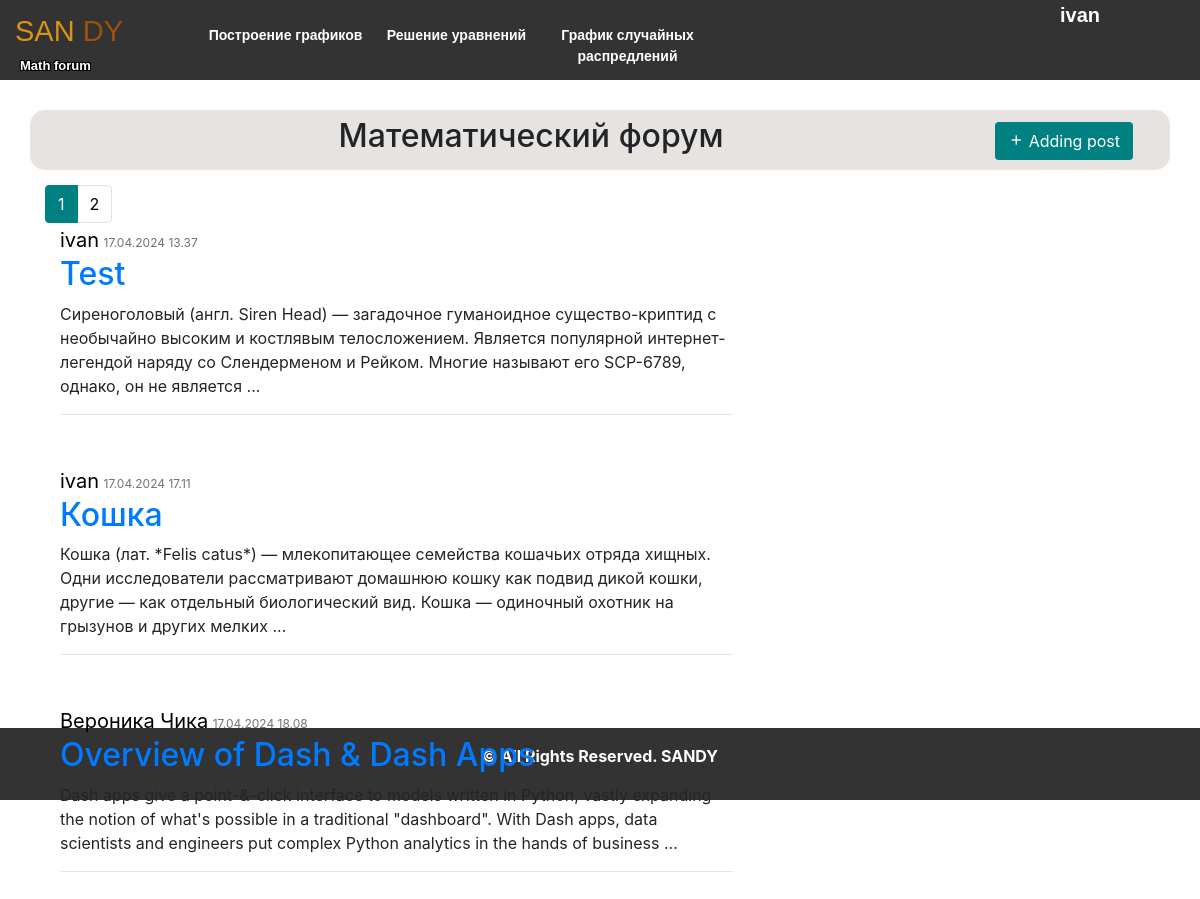
The page /forum (signed in) on the database its author committed.
### data/users.py (models this page shows, shortened)
class User(SqlAlchemyBase, UserMixin, SerializerMixin):
    __tablename__ = 'users'
    id = sqlalchemy.Column(sqlalchemy.Integer, primary_key=True, autoincrement=True)
    username = sqlalchemy.Column(sqlalchemy.String, nullable=True)
    email = sqlalchemy.Column(sqlalchemy.String, index=True, unique=True, nullable=True)
    hashed_password = sqlalchemy.Column(sqlalchemy.String, nullable=True)
    post = orm.relationship("Post", back_populates='user')

### data/post.py (models this page shows, shortened)
class Post(SqlAlchemyBase, SerializerMixin):
    __tablename__ = 'posts'
    id = sqlalchemy.Column(sqlalchemy.Integer, primary_key=True, autoincrement=True)
    team_leader = sqlalchemy.Column(sqlalchemy.Integer, sqlalchemy.ForeignKey("users.id"))
    user = orm.relationship('User')
    title = sqlalchemy.Column(sqlalchemy.String, nullable=True)
    posts = sqlalchemy.Column(sqlalchemy.String, nullable=True)
    views = sqlalchemy.Column(sqlalchemy.Integer, default=0)
    image_post = sqlalchemy.Column(sqlalchemy.String(50), nullable=False, default='default.jpg')
    start_date = sqlalchemy.Column(sqlalchemy.DateTime, default=datetime.datetime.now)

### main.py (the view)
@app.route("/", methods=['GET', 'POST'])
@app.route("/forum", methods=['GET', 'POST'])
def forum():
    session = db_session.create_session()
    posts = session.query(Post).all()
    if posts:
        page = request.args.get('page', 1, type=int)  # Получаем номер текущей страницы из параметров запроса
        per_page = 3  # Количество постов на одной странице
        total_posts = len(posts)  # Общее количество постов
        start_index = (page - 1) * per_page
        end_index = min(start_index + per_page, total_posts)
        posts_on_page = posts[start_index:end_index]
        pagination_info = {
            'total': total_posts,
            'page': page,
            'per_page': per_page,
            'pages': total_posts // per_page + (1 if total_posts % per_page > 0 else 0)
        }
        total_pages = total_posts // per_page + (1 if total_posts % per_page > 0 else 0)
        return render_template("index.html", title='Математический форум',
                           posts=posts_on_page, total_pages=total_pages, page=page)
    return render_template("index.html", title='Математический форум',
                           either="Пока ещё не опубликовано ни одного поста")

### data/db_session.py (called while the page is built)
def create_session() -> Session:
    global __factory
    return __factory()

### main.py (called while the page is built)
@login_manager.user_loader
def load_user(user_id):
    db_sess = db_session.create_session()
    return db_sess.query(User).get(user_id)

### templates/index.html
{% extends "base.html" %}
{% block content %}
<div class="container">
    <div class="header" style="text-align: center; margin: 15px; padding: 7px;">
        <a href="/post" class="btn" style="margin-top: 5px;"><i class='bx bx-plus'></i> Adding post</a>
        <h2>{{title}}</h2>
    </div>
    {% if posts %}
        <div class="container_blog">
            <div class="blog_content">
              {% for item in posts %}
                <div class="post-content">
                    <a style="font-size: 20px; color: black;">{{item.user.username}}</a>
                    <a style="color: #727272; font-size: 12px;">{{item.start_date.strftime('%d.%m.%Y %H.%M')}}</a>
                    <a href="{{ url_for('look_post', post_id=item.id) }}"><h2>{{item.title}}</h2></a>
                    {% if item.posts|count >= 100 or item %}
                        <p class="article-content" align="left">{{ item.posts|safe|truncate(250, True) }}
                    {% else %}
                        <p class="article-content" align="left">{{ item.posts }}</p>
                    {% endif %}
                    <hr />
                </div>
              {% endfor %}
            </div>
        </div>
    {% endif %}
    <nav aria-label="Page navigation example" style="float: left; margin-bottom: 10px; text-align: center; ">
      <ul class="pagination justify-content-center">
        {% for page_num in range(1, total_pages + 1) %}
          {% if page_num == page %}
            <li class="page-item active"><a class="page-link" href="{{ url_for('forum', page=page_num) }}"
                                            style="background-color: teal; border-color: teal;">{{ page_num }}</a></li>
          {% else %}
            <li class="page-item"><a class="page-link" href="{{ url_for('forum', page=page_num) }}"
                                     style="color: black">{{ page_num }}</a></li>
          {% endif %}
        {% endfor %}
      </ul>
    </nav>
</div>
{% endblock %}

### templates/base.html (shortened to what this page needs)
<!doctype html>
<html lang="en">
  <head>
    <link rel="stylesheet" href="/static/css/style.css">
    <link rel="stylesheet" href="https://cdn.jsdelivr.net/npm/bootstrap-icons@1.11.3/font/bootstrap-icons.min.css">
    <link rel="stylesheet"
          href="https://stackpath.bootstrapcdn.com/bootstrap/4.4.1/css/bootstrap.min.css"
>
    <link href='https://unpkg.com/boxicons@2.1.4/css/boxicons.min.css' rel='stylesheet'>
  </head>
  <body>
    <div id="block-body">
      <header>
        <div class="logo">
          <a href="/" style="text-decoration: none">
            <span class="use">SAN</span>
            <span class="web">DY</span>
          </a>
          <p>Math forum</p>
        </div>
        <div class="top-menu">
          <ul>
            <li><a href="/graf">Построение графиков</a></li>
            <li><a href="/uravn">Решение уравнений</a></li>
            <li><a href="/raspr">График случайных распредлений</a></li>
          </ul>
        </div>
        <div class="block-top-auth">
          {% if current_user.is_authenticated %}
          <a class="nikname" href="/logout" title="log out">{{ current_user.username }}</a></p>
          {% else %}
          <p><a href="/register" >Регистрация</a></p>
          <p><a href="/login" >Вход</a></p>
          {% endif %}
        </div>
      </header>
    </div>
    <main>
      {% block content %}
      {% endblock %}
    </main>
    <footer class="page-footer">
      <p><b>© All Rights Reserved. SANDY</b></p>
    </footer>
  </body>
</html>

### static/css/style.css (style rules this page uses)
* { margin: 0; padding: 0; }
body { background-image: url("../img/white-needle.png"); }
#block-body { width: 100%; height: auto; }
header { width: screen width; height: 80px; background-color: #333; }
.logo { width: 200px; float: left; height: 80px; }
.logo a { display: block; margin-left: 15px; margin-top: 10px; font-family: "Exo2-Bold", sans-serif; font-size: 29px; color: #b2aeb2; text-decoration: none; cursor: pointer; }
.use { color: #db9411; }
.web { color: hsl(29, 85%, 33%); }
.logo p { margin-left: 20px; margin-top: 2px; margin-bottom: 5px; font-family: "Exo2-Medium", sans-serif; font-size: 13px; color: white; font-weight: 800; text-shadow: -1px -1px 0 #000, 1px -1px 0 #000, -1px 1px 0 #000, 1px 1px 0 #000; }
.top-menu { width: screen width; height: 80px; float: left; }
.top-menu ul li { list-style: none; float: left; text-align: center; }
.top-menu ul li a { display: block; width: 171px; text-decoration: none; font-family: "Exo2-Medium", sans-serif; font-size: 14px; color: white; height: 80px; padding-top: 25px; cursor: pointer; font-weight: 550; border-radius: 20px; }
.block-top-auth { width: 100px; float: right; margin-right: 40px; height: 80px; }
.block-top-auth a { text-decoration: none; color: white; font-family: "Exo2-Medium", sans-serif; font-size: 15px; font-weight: 700; text-decoration: underline; cursor: pointer; }
.block-top-auth .nikname { font-size: 20px; text-decoration: none; }
.page-footer { padding: 1rem; background: #333; color: #fff; text-align: center; }
body { display: flex; flex-direction: column; }
html, body { min-height: 100vh; }
main { flex-grow: 1; }
footer { flex-grow: 0; }
.container { margin: 30px; border: 10px; background-color: #e6e3e0; border-radius: 15px; }
.container_blog { position: absolute; margin-top: 15px; }
.post-content { padding: 20px 10px 10px 10px; margin: 5px; width: 60%; }
.container .header .btn { background-color: teal; color: #fff; transition: all .7s; float: right; }

### rows shown on the page
User: username "ivan"
Post: user.username "ivan", start_date "17.04.2024 13.37", title "Test", posts "Сиреноголовый (англ. Siren Head) — загадочное гуманоидное существо-криптид с необычайно высоким и костлявым телосложением. Является популярной интернет-легендой наряду со Слендерменом и Рейком. Многие называют его SCP-6789, однако, он не является ..."
Post: user.username "ivan", start_date "17.04.2024 17.11", title "Кошка", posts "Кошка (лат. *Felis catus*) — млекопитающее семейства кошачьих отряда хищных. Одни исследователи рассматривают домашнюю кошку как подвид дикой кошки, другие — как отдельный биологический вид. Кошка — одиночный охотник на грызунов и других мелких ..."
Post: user.username "Вероника Чика", start_date "17.04.2024 18.08", title "Overview of Dash & Dash Apps", posts "Dash apps give a point-&-click interface to models written in Python, vastly expanding the notion of what's possible in a traditional \"dashboard\". With Dash apps, data scientists and engineers put complex Python analytics in the hands of business ..."

### other values the page prints
{{ title }} "Математический форум"
{{ page_num }} "1"
{{ page_num }} "2"
